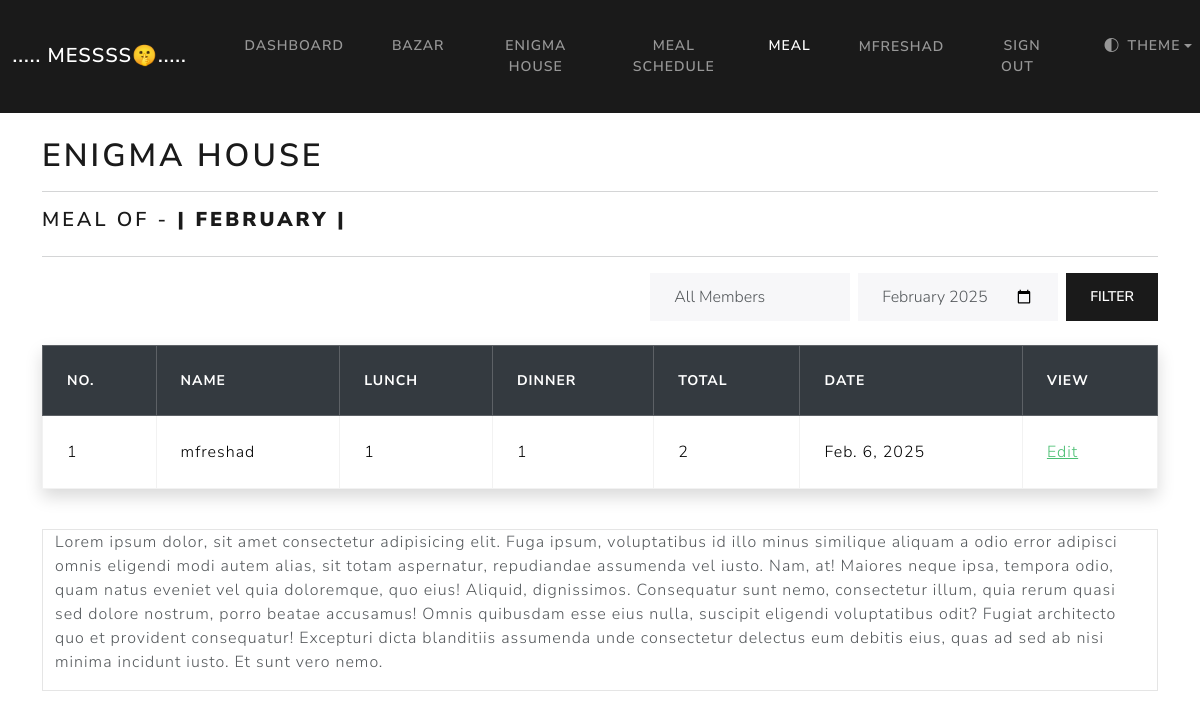
The app's page /meal (signed in), older data.
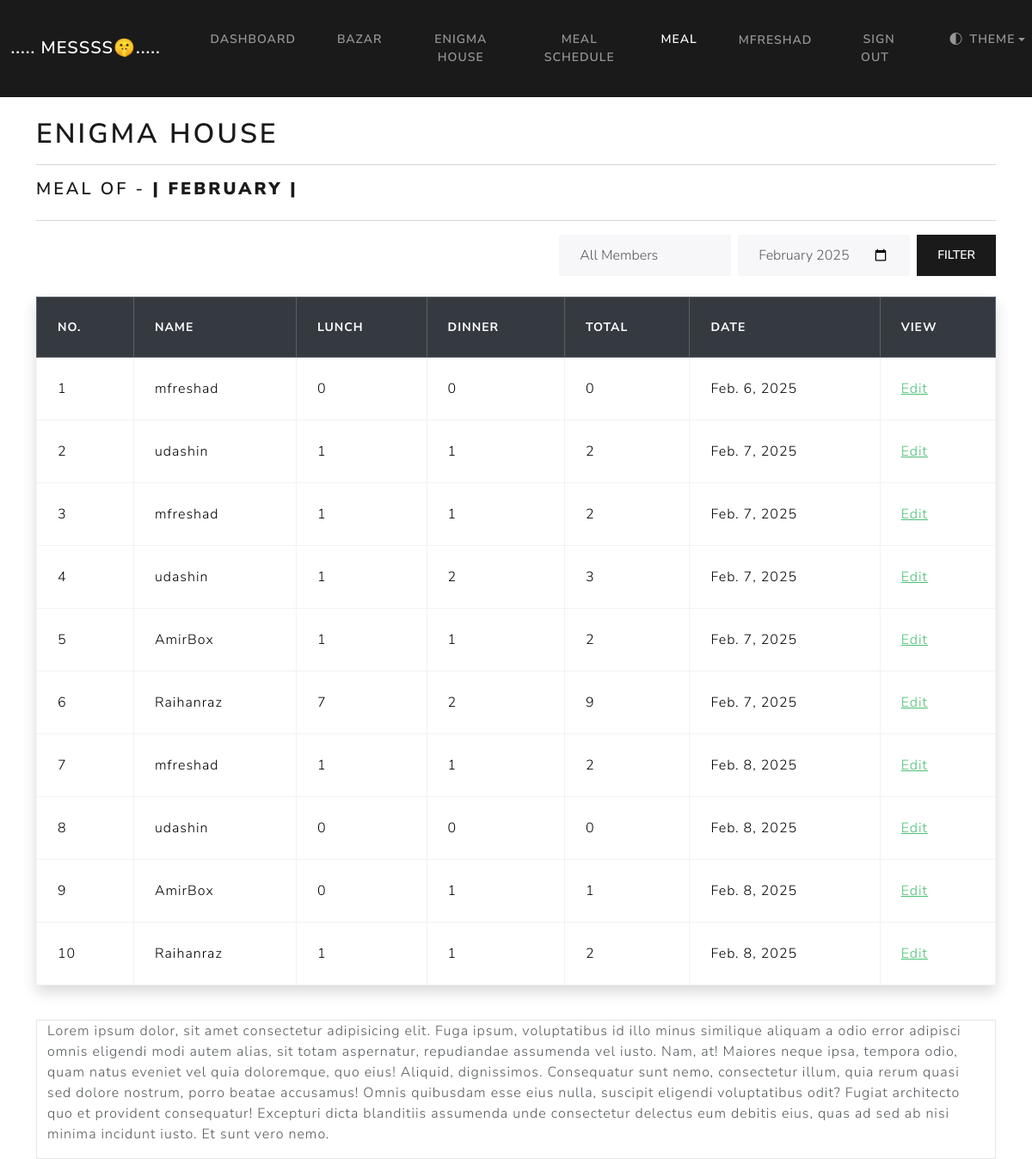
The same page, newer data.
### webapp/models.py (models this page shows, shortened)
class Meal(models.Model):
    user = models.ForeignKey(
        User,
        on_delete=models.SET_NULL,
        null=True,
        blank=True,
        related_name='meal'
    )
    mess = models.ForeignKey(
        Mess,
        on_delete=models.SET_NULL,
        null=True,  # if Mess is deleted it will be NuLL
        related_name='meal'
    )
    lunch = models.IntegerField(default=0)  # Number of meals for lunch
    dinner = models.IntegerField(default=0)
    total_meal = models.IntegerField(default=0)
    date = models.DateField(auto_now_add=True)

class User(AbstractBaseUser):
    first_name = models.CharField(max_length=50)
    last_name = models.CharField(max_length=50)
    username = models.CharField(max_length=50, unique=True)
    email = models.EmailField(max_length=100 , unique=True)
    phone = models.CharField(max_length=15, blank=True, unique=False, null=True)
    date_joined = models.DateTimeField(auto_now_add=True)
    last_login = models.DateTimeField(auto_now_add=True)
    created_login = models.DateTimeField(auto_now_add=True)
    modified_login = models.DateTimeField(auto_now_add=True)
    is_admin = models.BooleanField(default=False)
    is_staff = models.BooleanField(default=False)
    is_active = models.BooleanField(default=True)
    is_superadmin = models.BooleanField(default=False)
    in_mess = models.ForeignKey(
        Mess,
        on_delete=models.SET_NULL,
        null=True,
        blank=True,
        related_name='user'
    )
    USERNAME_FIELD = 'email'
    REQUIRED_FIELDS = ['username', 'first_name', 'last_name']
    objects = UserManager()
    def __str__(self):
        return self.username

### webapp/views.py (the view, shortened to what this page needs)
# urls.py: path('meal', views.meal_, name='meal_list'),
@login_required(login_url='my-login')
@never_cache
def meal_(request):
    if request.user.in_mess:
        current_date = datetime.now()
        selected_month = request.GET.get('month', current_date.strftime('%Y-%m'))
        selected_user = request.GET.get('user', '')
        try:
            year, month = map(int, selected_month.split('-'))
        except ValueError:
            year, month = current_date.year, current_date.month
        users_in_mess = User.objects.filter(in_mess=request.user.in_mess)
        all_meals = Meal.objects.filter(mess=request.user.in_mess, date__year=year, date__month=month)
        if selected_user and selected_user != "all":
            all_meals = all_meals.filter(user__username=selected_user)
        context = {
            'user_meal_totals' : all_meals,
            'selected_month': selected_month,
            'selected_user': selected_user,
            'users_in_mess': users_in_mess,
        }
    else:
        return redirect('join_mess')
    return render(request, 'webapp/meal.html' , context=context)

### webapp/models.py (called while the page is built)
    def __str__(self):
        return self.name

### webapp/templates/webapp/meal.html (shortened to what this page needs)
{% extends "webapp/base.html" %}
{% load crispy_forms_tags %}
{% block content %}
<h1> {{user.in_mess}} </h1>
<hr>
<div class="d-flex justify-content-between align-items-center flex-wrap">
    <span class="h4">Meal of - <strong id="demo"></strong></span>
</div>
<hr>
<form method="GET" class="d-flex align-items-center gap-2 flex-wrap justify-content-end">
    <select id="user" name="user" class="form-control" style="max-width: 200px">
        <option value="all" {% if selected_user == "all" %}selected{% endif %}>All Members</option>
    </select>
    <input
    type="month"
    id="month"
    name="month"
    class="form-control"
    style="max-width: 200px"
    value="{{ selected_month }}">
    <button type="submit" class="btn btn-primary" style="white-space: nowrap;">Filter</button>
</form>
<br>
<table class="table table-hover table-bordered shadow">
    <thead class="table-dark sticky-top mt-5">
      <th scope="col"> No. </th>
      <th scope="col"> Name </th>
      <th scope="col" > Lunch </th>
      <th scope="col"> Dinner </th>
      <th scope="col"> Total </th>
      <th scope="col"> Date </i> </th>
      {% if user.is_admin %}
      <th scope="col"> View </th>
      {% endif %}
    </thead>
    <tbody>
        {% if user_meal_totals %}
            {% for meal in user_meal_totals %}
                <tr>
                    <td>{{forloop.counter}}</td>
                    <td>{{meal.user}}</td>
                    <td>{{meal.lunch}}</td>
                    <td>{{meal.dinner}}</td>
                    <td>{{meal.total_meal}}</td>
                    <td>{{meal.date}}</td>
                    {% if user.is_admin %}
                    <td>
                        <a class="text-success edit-btn"
                           data-bs-toggle="modal"
                           data-bs-target="#exampleModal"
                           data-user="{{ meal.user }}"
                           data-lunch="{{ meal.lunch }}"
                           data-dinner="{{ meal.dinner }}"
                           data-date="{{ meal.date }}">
                           Edit
                        </a>
                    </td>
                    {% endif %}
                </tr>
            {% endfor %}
        {% else %}
        <tr>
            <td colspan="5" class="text-center">No records found for this month.</td>
        </tr
        {% endif %}
    </tbody>
  </table>
  <br>
 <div class="container bg-light bg-opacity-25">
    <p>Lorem ipsum dolor, sit amet consectetur adipisicing elit. Fuga ipsum, voluptatibus id illo minus similique aliquam a odio error adipisci omnis eligendi modi autem alias, sit totam aspernatur, repudiandae assumenda vel iusto. Nam, at! Maiores neque ipsa, tempora odio, quam natus eveniet vel quia doloremque, quo eius! Aliquid, dignissimos. Consequatur sunt nemo, consectetur illum, quia rerum quasi sed dolore nostrum, porro beatae accusamus! Omnis quibusdam esse eius nulla, suscipit eligendi voluptatibus odit? Fugiat architecto quo et provident consequatur! Excepturi dicta blanditiis assumenda unde consectetur delectus eum debitis eius, quas ad sed ab nisi minima incidunt iusto. Et sunt vero nemo.</p>
 </div>
{% endblock %}

Row changes from the older to the newer data that the page shows:
removed Meal: user "mfreshad", lunch "1", dinner "1", total_meal "2", date "Feb. 6, 2025"
added Meal: user "mfreshad", lunch "0", dinner "0", total_meal "0", date "Feb. 6, 2025"
added Meal: user "udashin", lunch "1", dinner "1", total_meal "2", date "Feb. 7, 2025"
added Meal: user "mfreshad", lunch "1", dinner "1", total_meal "2", date "Feb. 7, 2025"
added Meal: user "udashin", lunch "1", dinner "2", total_meal "3", date "Feb. 7, 2025"
added Meal: user "AmirBox", lunch "1", dinner "1", total_meal "2", date "Feb. 7, 2025"
added Meal: user "Raihanraz", lunch "7", dinner "2", total_meal "9", date "Feb. 7, 2025"
added Meal: user "mfreshad", lunch "1", dinner "1", total_meal "2", date "Feb. 8, 2025"
added Meal: user "udashin", lunch "0", dinner "0", total_meal "0", date "Feb. 8, 2025"
added Meal: user "AmirBox", lunch "0", dinner "1", total_meal "1", date "Feb. 8, 2025"
added Meal: user "Raihanraz", lunch "1", dinner "1", total_meal "2", date "Feb. 8, 2025"
